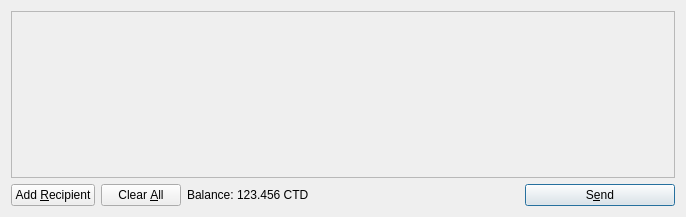
<?xml version="1.0" encoding="UTF-8"?>
<ui version="4.0">
 <class>SendCoinsDialog</class>
 <widget class="QDialog" name="SendCoinsDialog">
  <property name="geometry">
   <rect>
    <x>0</x>
    <y>0</y>
    <width>686</width>
    <height>217</height>
   </rect>
  </property>
  <property name="windowTitle">
   <string>Send Coins</string>
  </property>
  <layout class="QVBoxLayout" name="verticalLayout">
   <item>
    <widget class="QScrollArea" name="scrollArea">
     <property name="widgetResizable">
      <bool>true</bool>
     </property>
     <widget class="QWidget" name="scrollAreaWidgetContents">
      <property name="geometry">
       <rect>
        <x>0</x>
        <y>0</y>
        <width>666</width>
        <height>165</height>
       </rect>
      </property>
      <layout class="QVBoxLayout" name="verticalLayout_2">
       <property name="margin">
        <number>0</number>
       </property>
       <item>
        <layout class="QVBoxLayout" name="entries">
         <property name="spacing">
          <number>6</number>
         </property>
        </layout>
       </item>
       <item>
        <spacer name="verticalSpacer">
         <property name="orientation">
          <enum>Qt::Vertical</enum>
         </property>
         <property name="sizeHint" stdset="0">
          <size>
           <width>20</width>
           <height>40</height>
          </size>
         </property>
        </spacer>
       </item>
      </layout>
     </widget>
    </widget>
   </item>
   <item>
    <layout class="QHBoxLayout" name="horizontalLayout">
     <item>
      <widget class="QPushButton" name="addButton">
       <property name="toolTip">
        <string>Send to multiple recipients at once</string>
       </property>
       <property name="text">
        <string>Add &amp;Recipient</string>
       </property>
       <property name="icon">
        <iconset resource="../bitcoin.qrc">
         <normaloff>:/icons/add</normaloff>:/icons/add</iconset>
       </property>
       <property name="autoDefault">
        <bool>false</bool>
       </property>
      </widget>
     </item>
     <item>
      <widget class="QPushButton" name="clearButton">
       <property name="sizePolicy">
        <sizepolicy hsizetype="Minimum" vsizetype="Fixed">
         <horstretch>0</horstretch>
         <verstretch>0</verstretch>
        </sizepolicy>
       </property>
       <property name="toolTip">
        <string>Remove all transaction fields</string>
       </property>
       <property name="text">
        <string>Clear &amp;All</string>
       </property>
       <property name="icon">
        <iconset resource="../bitcoin.qrc">
         <normaloff>:/icons/remove</normaloff>:/icons/remove</iconset>
       </property>
       <property name="autoRepeatDelay">
        <number>300</number>
       </property>
       <property name="autoDefault">
        <bool>false</bool>
       </property>
      </widget>
     </item>
     <item>
      <layout class="QHBoxLayout" name="horizontalLayout_2">
       <property name="spacing">
        <number>3</number>
       </property>
       <item>
        <widget class="QLabel" name="label">
         <property name="text">
          <string>Balance:</string>
         </property>
        </widget>
       </item>
       <item>
        <widget class="QLabel" name="labelBalance">
         <property name="cursor">
          <cursorShape>IBeamCursor</cursorShape>
         </property>
         <property name="text">
          <string>123.456 CTD</string>
         </property>
         <property name="textInteractionFlags">
          <set>Qt::LinksAccessibleByMouse|Qt::TextSelectableByKeyboard|Qt::TextSelectableByMouse</set>
         </property>
        </widget>
       </item>
      </layout>
     </item>
     <item>
      <spacer name="horizontalSpacer">
       <property name="orientation">
        <enum>Qt::Horizontal</enum>
       </property>
       <property name="sizeHint" stdset="0">
        <size>
         <width>40</width>
         <height>20</height>
        </size>
       </property>
      </spacer>
     </item>
     <item>
      <widget class="QPushButton" name="sendButton">
       <property name="minimumSize">
        <size>
         <width>150</width>
         <height>0</height>
        </size>
       </property>
       <property name="toolTip">
        <string>Confirm the send action</string>
       </property>
       <property name="text">
        <string>S&amp;end</string>
       </property>
       <property name="icon">
        <iconset resource="../bitcoin.qrc">
         <normaloff>:/icons/send</normaloff>:/icons/send</iconset>
       </property>
       <property name="default">
        <bool>true</bool>
       </property>
      </widget>
     </item>
    </layout>
   </item>
  </layout>
 </widget>
 <resources>
  <include location="../bitcoin.qrc"/>
 </resources>
 <connections/>
</ui>
